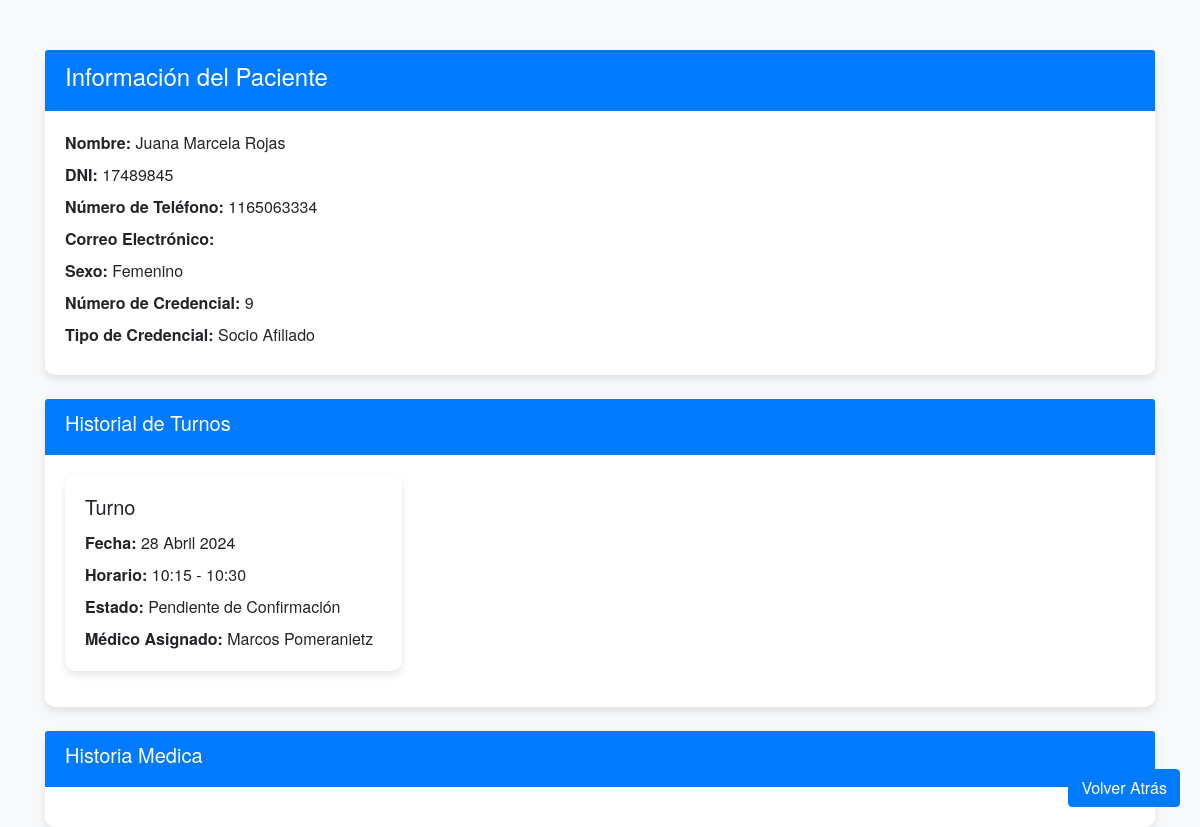
Screenshot of /socio/detalle/9/ with the database file from the repository.
### apps/socio/models.py (models this page shows, shortened)
class Paciente(models.Model):
    TIPO_CATEGORIA = (
        ('0', 'Demanda Espontánea'),
        ('1', 'Socio'),
        ('3', 'Socio Afiliado')
    )
    SEX_CHOICES = (
        ('0', 'Masculino'),
        ('1', 'Femenino'),
        ('3', 'Otro')
    )
    TIPO_SOLICITUD = (
        ('0', 'Titular'),
        ('1', 'Familiar'),
        ('2', 'No Aplica'),
    )
    TIPO_MONOTRIBUTO = (
        ('0', 'Categoria A'),
        ('1', 'Categoria B'),
        ('2', 'Categoria C'),
        ('3', 'Categoria D'),
        ('4', 'Otro'),
        ('5', 'No tiene'),
    )
    categoria = models.CharField('Categoria', max_length=1, choices=TIPO_CATEGORIA, default='0')
    condicion_de_solicitud = models.CharField('Condición de solicitud', max_length=1, choices=TIPO_SOLICITUD, default='0')
    dni = models.CharField(max_length=8, unique=True, verbose_name='DNI',help_text="<span style='color: red;font-weight: bold; text-transform: uppercase;'>¡Ingresar sin caracteres especiales o espacios ( - , * , _, . )!</span>")
    dnititular = models.CharField('DNI del Titular',max_length=8, blank=True, null=True, help_text="<span style='color: red;font-weight: bold; text-transform: uppercase;'>¡Colocar unicamente si el TIPO DE AFILIACIÓN ES FAMILIAR!</span>")
    cuit = models.CharField(max_length=20, blank=True, null=True, help_text="<span style='color: red;font-weight: bold; text-transform: uppercase;'>¡Ingresar sin caracteres especiales o espacios ( - , * , _ )!</span>", verbose_name='CUIT')  # Campo opcional
    nombres = models.CharField(max_length=100)
    apellidos = models.CharField(max_length=100)
    fecha_de_nacimiento = models.DateField()
    sex = models.CharField('Sexo', max_length=1, choices=SEX_CHOICES, default='0')
    telefono = models.ForeignKey(Telefono, on_delete=models.CASCADE, verbose_name='Número de contacto', blank=True, null=True)
    casilla_de_mail = models.EmailField(validators=[EmailValidator(message="Ingresa un correo válido")], blank=True)
    domicilio = models.ForeignKey('Domicilio', on_delete=models.SET_NULL, blank=True, null=True)
    referente_parroquial = models.ForeignKey('Referente', on_delete=models.SET_NULL, blank=True, null=True)
    responsable_de_carga = models.ForeignKey('auth.User', on_delete=models.SET_NULL, blank=True, null=True, editable=False)
    monotributo = models.CharField('Monotributo', max_length=1, choices=TIPO_MONOTRIBUTO, default='0')
    dni_foto_frente = models.FileField(upload_to='dni/', blank=True, null=True)
    dni_foto_dorso = models.FileField(upload_to='dni/', blank=True, null=True)
    credencial = models.AutoField(primary_key=True)
    observaciones = models.TextField(blank=True)
    credencial_entregada = models.BooleanField(default=False)
    class Meta:
        verbose_name = 'Socio' # Titulo.
        verbose_name_plural = 'Registro de socio' # Titulo Plural.

class Telefono(models.Model):
    numero_de_telefono = models.CharField(max_length=20, verbose_name='Número de contacto')
    numero_de_telefono2 = models.CharField(max_length=20, blank=True, null=True, verbose_name='Número de contacto 2')
    class Meta:
        verbose_name = 'Telefono'
        verbose_name_plural = 'Registro de Telefonos'

### apps/turno/models.py (models this page shows, shortened)
class Turno(models.Model):
    HORARIOS = (
        ('0', '8:00 - 8:15'),
        ('1', '8:15 - 8:30'),
        ('2', '8:30 - 8:45'),
        ('3', '8:45 - 9:00'),
        ('4', '9:00 - 9:15'),
        ('5', '9:15 - 9:30'),
        ('6', '9:30 - 9:45'),
        ('7', '9:45 - 10:00'),
        ('8', '10:00 - 10:15'),
        ('9', '10:15 - 10:30'),
        ('10', '10:30 - 10:45'),
        ('11', '10:45 - 11:00'),
        ('12', '11:00 - 11:15'),
        ('13', '11:15 - 11:30'),
        ('14', '11:30 - 11:45'),
        ('15', '11:45 - 12:00'),
        ('16', '12:00 - 12:15'),
        ('17', '12:15 - 12:30'),
        ('18', '12:30 - 12:45'),
        ('19', '12:45 - 13:00'),
        ('20', '13:00 - 13:15'),
        ('21', '13:15 - 13:30'),
        ('22', '13:30 - 13:45'),
        ('23', '13:45 - 14:00'),
        ('24', '14:00 - 14:15'),
        ('25', '14:15 - 14:30'),
        ('26', '14:30 - 14:45'),
        ('27', '14:45 - 15:00'),
        ('28', '15:00 - 15:15'),
        ('29', '15:15 - 15:30'),
        ('30', '15:30 - 15:45'),
        ('31', '15:45 - 16:00'),
        ('32', '16:00 - 16:15'),
        ('33', '16:15 - 16:30'),
        ('34', '16:30 - 16:45'),
        ('35', '16:45 - 17:00'),
        ('36', '17:00 - 17:15'),
        ('37', '17:15 - 17:30'),
        ('38', '17:30 - 17:45'),
        ('39', '17:45 - 18:00'),
        ('40', '18:00 - 18:15'),
        ('41', '18:15 - 18:30'),
        ('42', '18:30 - 18:45'),
        ('43', '18:45 - 19:00')
    )
    ESTADOS = (
        ('0', 'Pendiente de Confirmación'),
        ('1', 'Atendido'),
        ('2', 'Ausente con aviso'),
        ('3', 'Ausente sin aviso'),
        ('4', 'Confirmado'),
        ('5', 'Cancelado')
    )
    fecha = models.DateField(verbose_name='Fecha del turno')
    horario = models.CharField(max_length=2, choices=HORARIOS, default='0', verbose_name='Horario del turno')
    observacion = models.CharField(max_length=300, blank=True)
    activo = models.BooleanField(default=True, verbose_name='¿Turno Activo?')
    estado = models.CharField(max_length=2, choices=ESTADOS, default='0', verbose_name='Estado del turno')
    socio = models.ForeignKey(Paciente, on_delete=models.CASCADE)
    usuario = models.ForeignKey(User, related_name='turnos_asignados', on_delete=models.SET_NULL, blank=False, null=True, verbose_name='Médico asignado')
    responsable_de_carga = models.ForeignKey(User, related_name='turnos_responsable', on_delete=models.SET_NULL, null=True, editable=False)
    class Meta:
        verbose_name_plural = 'Turnos'

### apps/socio/views.py (the view)
# urls.py: path('detalle/<int:pk>/', PacienteDetailView.as_view(), name='detalle_paciente'),
class PacienteDetailView(DetailView):
    model = Paciente
    template_name = 'socio/detalle_paciente.html'
    context_object_name = 'paciente'
    def get_context_data(self, **kwargs):
        context = super().get_context_data(**kwargs)
        paciente = self.get_object()
        context['turnos'] = Turno.objects.filter(socio=paciente)
        context['historiales'] = HistorialClinico.objects.filter(socio=paciente)
        return context

### templates/socio/detalle_paciente.html (shortened to what this page needs)
<!DOCTYPE html>
<html lang="es">
<head>
    <link href="https://stackpath.bootstrapcdn.com/bootstrap/4.5.2/css/bootstrap.min.css" rel="stylesheet">
</head>
<body>
    <div class="container">
        <div class="card">
            <div class="card-header">
                <h1 class="h4">Información del Paciente</h1>
            </div>
            <div class="card-body">
                <p><strong>Nombre:</strong> {{ paciente.nombres }} {{ paciente.apellidos }}</p>
                <p><strong>DNI:</strong> {{ paciente.dni }} </p>
                <p><strong>Número de Teléfono:</strong> {{ paciente.telefono.numero_de_telefono }}</p>
                <p><strong>Correo Electrónico:</strong> {{ paciente.casilla_de_mail }}</p>
                <p><strong>Sexo:</strong> {{ paciente.get_sex_display }}</p>
                <p><strong>Número de Credencial:</strong> {{ paciente.credencial }}</p>
                <p><strong>Tipo de Credencial:</strong> {{ paciente.get_categoria_display }}</p>
            </div>
        </div>
        <div class="card mt-4">
            <div class="card-header">
                <h2 class="h5">Historial de Turnos</h2>
            </div>
            <div class="card-body">
                {% if turnos %}
                    <div class="row">
                        {% for turno in turnos %}
                            <div class="col-md-4 mb-3">
                                <div class="card">
                                    <div class="card-body">
                                        <h5 class="card-title">Turno</h5>
                                        <p class="card-text"><strong>Fecha:</strong> {{ turno.fecha }}</p>
                                        <p class="card-text"><strong>Horario:</strong> {{ turno.get_horario_display }}</p>
                                        <p class="card-text"><strong>Estado:</strong> {{ turno.get_estado_display }}</p>
                                        <p class="card-text"><strong>Médico Asignado:</strong> {% if turno.usuario %}{{ turno.usuario.first_name }} {{ turno.usuario.last_name }}{% else %}No asignado{% endif %}</p>
                                    </div>
                                </div>
                            </div>
                        {% endfor %}
                    </div>
                {% else %}
                    <p>No hay turnos registrados para este paciente.</p>
                {% endif %}
            </div>
        </div>
        <div class="card mt-4">
            <div class="card-header">
                <h2 class="h5">Historia Medica</h2>
            </div>
            <div class="card-body">
            </div>
        </div>
    </div>
    <button onclick="history.back()" class="btn btn-primary fixed-bottom-right">Volver Atrás</button>
</body>
</html>

### templates/socio/detalle_paciente.html (style rules this page uses)
body { background-color: #f8f9fa; font-family: 'Helvetica Neue', Arial, sans-serif; }
.container { margin-top: 50px; }
.card { border: none; border-radius: 10px; box-shadow: 0 4px 8px rgba(0,0,0,0.1); }
.card-header { background-color: #007bff; color: white; border-bottom: none; border-top-left-radius: 10px; border-top-right-radius: 10px; }
.card-body p { margin-bottom: 0.5rem; }
.fixed-bottom-right { position: fixed; bottom: 20px; right: 20px; }

### rows the page displays
Paciente: nombres "Juana Marcela", apellidos "Rojas", dni "17489845", telefono.numero_de_telefono "1165063334", sex "Femenino", credencial "9", categoria "Socio Afiliado"
Turno: fecha "28 Abril 2024", horario "10:15 - 10:30", estado "Pendiente de Confirmación", usuario.first_name "Marcos", usuario.last_name "Pomeranietz"
